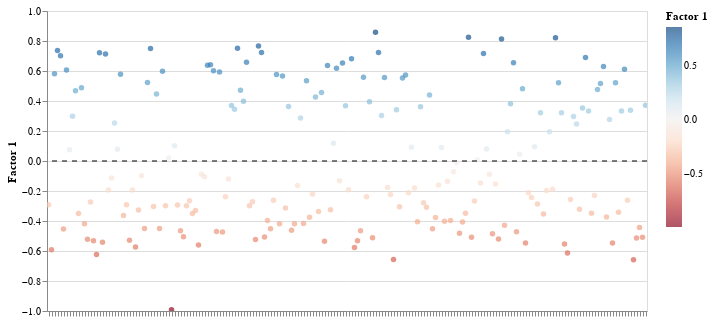

This figure's notebook cell:
### Markdown cell above
### Factor Values

If we are interested in the value distribution of a specific factor across all samples `plot_factor` gives as an intuitive visualisation for this. We can see that the factor values are rarely close to zero.

### Code cell
plot_factor(model, factor=1)

### Figure 1 — Vega specification as saved in the notebook (floating-point values rounded to 4 significant figures; data arrays with more than 128 entries replaced by an {"elided": "..."} marker saying what was removed)
{"$schema": "https://vega.github.io/schema/vega/v5.json", "data": [{"name": "param_1_store"}, {"name": "source_0", "values": {"elided": "200 records"}}, {"name": "source_1", "values": [{"y": 0}]}, {"name": "source_0_color_domain_Factor 1", "values": [{"min": -0.992, "max": 0.859}]}, {"name": "source_0_concat_0_x_domain_id", "values": {"elided": "200 records"}}], "signals": [{"name": "childHeight", "value": 300}, {"name": "unit", "value": {}, "on": [{"events": "pointermove", "update": "isTuple(group()) ? group() : unit"}]}, {"name": "param_1", "update": "{\"Factor 1\": param_1_Factor_1}"}, {"name": "param_1_Factor_1"}], "marks": [{"type": "group", "name": "concat_0_group", "encode": {"update": {"height": {"signal": "childHeight"}, "width": {"signal": "width"}}}, "signals": [{"name": "param_1_id", "on": [{"events": [{"source": "view", "type": "dblclick"}], "update": "null"}, {"events": {"signal": "param_1_translate_delta"}, "update": "panLinear(param_1_translate_anchor.extent_x, -param_1_translate_delta.x / width)"}, {"events": {"signal": "param_1_zoom_delta"}, "update": "zoomLinear(domain(\"concat_0_x\"), param_1_zoom_anchor.x, param_1_zoom_delta)"}]}, {"name": "param_1_Factor_1", "on": [{"events": [{"source": "view", "type": "dblclick"}], "update": "null"}, {"events": {"signal": "param_1_translate_delta"}, "update": "panLinear(param_1_translate_anchor.extent_y, param_1_translate_delta.y / childHeight)"}, {"events": {"signal": "param_1_zoom_delta"}, "update": "zoomLinear(domain(\"concat_0_y\"), param_1_zoom_anchor.y, param_1_zoom_delta)"}], "push": "outer"}, {"name": "param_1_tuple", "on": [{"events": [{"signal": "param_1_id || param_1_Factor_1"}], "update": "param_1_id && param_1_Factor_1 ? {unit: \"view_1\", fields: param_1_tuple_fields, values: [param_1_id,param_1_Factor_1]} : null"}]}, {"name": "param_1_tuple_fields", "value": [{"field": "id", "channel": "x", "type": "E"}, {"field": "Factor 1", "channel": "y", "type": "R"}]}, {"name": "param_1_translate_anchor", "value": {}, "on": [{"events": [{"source": "scope", "type": "pointerdown"}], "update": "{x: x(unit), y: y(unit), extent_x: domain(\"concat_0_x\"), extent_y: domain(\"concat_0_y\")}"}]}, {"name": "param_1_translate_delta", "value": {}, "on": [{"events": [{"source": "window", "between": [{"source": "scope", "type": "pointerdown"}, {"source": "window", "type": "pointerup"}], "consume": true, "type": "pointermove"}], "update": "{x: param_1_translate_anchor.x - x(unit), y: param_1_translate_anchor.y - y(unit)}"}]}, {"name": "param_1_zoom_anchor", "on": [{"events": [{"source": "scope", "type": "wheel", "consume": true}], "update": "{x: invert(\"concat_0_x\", x(unit)), y: invert(\"concat_0_y\", y(unit))}"}]}, {"name": "param_1_zoom_delta", "on": [{"events": [{"source": "scope", "consume": true, "type": "wheel"}], "update": "pow(1.001, event.deltaY * pow(16, event.deltaMode))", "force": true}]}, {"name": "param_1_modify", "on": [{"events": {"signal": "param_1_tuple"}, "update": "modify(\"param_1_store\", param_1_tuple, true)"}]}], "marks": [{"type": "symbol", "name": "view_1_marks", "from": {"data": "source_0"}, "encode": {"update": {"x": {"field": "id", "scale": "concat_0_x"}, "y": {"field": "Factor 1", "scale": "concat_0_y"}, "fill": {"field": "Factor 1", "scale": "color"}, "tooltip": {"signal": "{\"id\": isValid(datum[\"id\"]) ? datum[\"id\"] : \"\"+datum[\"id\"], \"Factor 1\": format(datum[\"Factor 1\"], \"\")}"}, "opacity": {"value": 0.7}}}, "clip": true, "style": ["point"], "interactive": true}, {"type": "rule", "name": "concat_0_layer_1_marks", "from": {"data": "source_1"}, "encode": {"update": {"x2": {"value": 0}, "strokeDash": {"value": [5, 5]}, "stroke": {"value": "black"}, "x": {"field": {"signal": null, "datum": null, "group": "width", "parent": null}}, "y": {"field": "y", "scale": "concat_0_y"}}}, "interactive": false, "clip": true, "style": ["rule"]}], "axes": [{"scale": "concat_0_y", "gridScale": "concat_0_x", "grid": true, "orient": "left", "tickCount": {"signal": "ceil(childHeight/40)"}, "labels": false, "domain": false, "ticks": false, "minExtent": 0, "maxExtent": 0, "aria": false, "zindex": 0}, {"scale": "concat_0_x", "zindex": 0, "labels": false, "labelAlign": "right", "labelAngle": 270, "labelBaseline": "middle", "orient": "bottom", "grid": false}, {"scale": "concat_0_y", "orient": "left", "title": "Factor 1", "tickCount": {"signal": "ceil(childHeight/40)"}, "zindex": 0, "grid": false, "labelOverlap": true}], "style": "cell"}], "scales": [{"name": "color", "type": "linear", "domain": [{"signal": "(data(\"source_0_color_domain_Factor 1\")[0] || {}).min"}, {"signal": "(data(\"source_0_color_domain_Factor 1\")[0] || {}).max"}], "range": {"scheme": "redblue"}, "domainMid": 0, "zero": false, "interpolate": "hcl"}, {"name": "concat_0_x", "type": "point", "domain": {"data": "source_0_concat_0_x_domain_id", "field": "id", "sort": true}, "range": [0, {"signal": "width"}], "padding": 0.5}, {"name": "concat_0_y", "type": "linear", "domain": {"fields": [{"data": "source_0", "field": "Factor 1"}, {"data": "source_1", "field": "y"}]}, "range": [{"signal": "childHeight"}, 0], "nice": true, "domainRaw": {"signal": "param_1[\"Factor 1\"]"}, "zero": true}], "width": 600, "layout": {"padding": 20, "columns": 1, "bounds": "full", "align": "each"}, "legends": [{"fill": "color", "gradientLength": {"signal": "clamp(childHeight, 64, 200)"}, "title": "Factor 1", "encode": {"gradient": {"update": {"opacity": {"value": 0.7}}}}}], "background": "white", "padding": 5}
